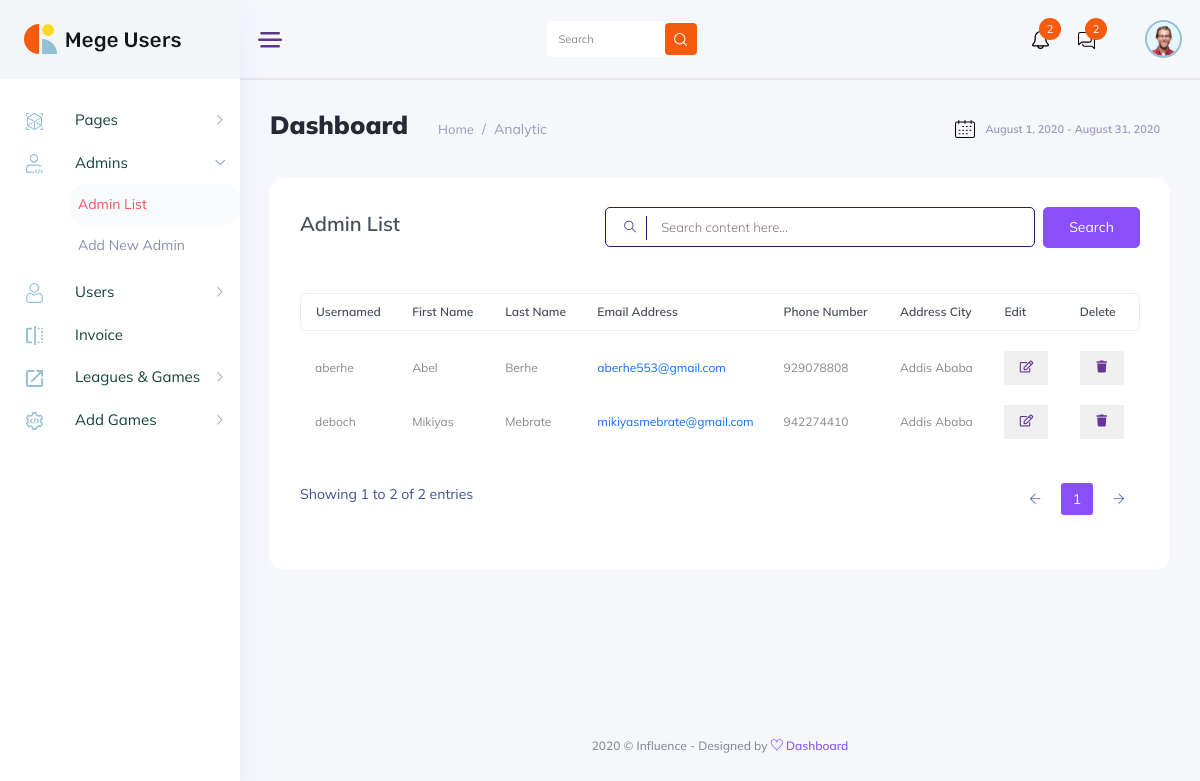
/adminList/, run on the app's committed database.
### Admin/models.py (models this page shows, shortened)
class MainAdmin(models.Model):
    user_name = models.CharField(max_length=20, null=True, blank=False)
    first_name = models.CharField(max_length=20)
    last_name = models.CharField(max_length=20)
    email = models.EmailField(null=True, blank=False)
    password = models.CharField(max_length=15, null=True, blank=False)
    phone_number = models.PositiveIntegerField()
    address_city = models.CharField(max_length=30)
    address_country = models.CharField(max_length=30)

### Admin/views.py (the view)
# urls.py: path('adminList/', views.adminList, name='adminList'),
def adminList(request):
    context = {
        'admin_list' : MainAdmin.objects.all()
    }
    return render(request, 'admin_list.html', context)

### Admin/templates/admin_list.html (shortened to what this page needs)
{% load static %}
<!DOCTYPE html>
<html lang="zxx">
  {% include 'includes/head1.html' %}
  <body class="crm_body_bg">
    {% include 'includes/nav.html' %}
    <section class="main_content dashboard_part large_header_bg">
      {% include 'includes/content.html' %}
      <div class="main_content_iner overly_inner">
        <div class="container-fluid p-0">
          <div class="row">
            <div class="col-12">
              <div
                class="page_title_box d-flex flex-wrap align-items-center justify-content-between"
              >
                <div class="page_title_left d-flex align-items-center">
                  <h3 class="f_s_25 f_w_700 dark_text mr_30">Dashboard</h3>
                  <ol class="breadcrumb page_bradcam mb-0">
                    <li class="breadcrumb-item">
                      <a href="javascript:void(0);">Home</a>
                    </li>
                    <li class="breadcrumb-item active">Analytic</li>
                  </ol>
                </div>
                <div class="page_title_right">
                  <div class="page_date_button d-flex align-items-center">
                    <img src="{% static 'img/icon/calender_icon.svg' %}" alt />
                    August 1, 2020 - August 31, 2020
                  </div>
                </div>
              </div>
            </div>
          </div>
          <div class="row">
            <div class="col-lg-12">
              <div class="white_card card_height_100 mb_30 pt-4">
                <div class="white_card_body">
                  <div class="QA_section">
                    <div class="white_box_tittle list_header">
                      <h4>Admin List</h4>
                      <div class="box_right d-flex lms_block">
                        <div class="serach_field_2">
                          <div class="search_inner">
                            <form active="#">
                              <div class="search_field">
                                <input
                                  type="text"
                                  placeholder="Search content here..."
                                />
                              </div>
                              <button type="submit">
                                <i class="ti-search"></i>
                              </button>
                            </form>
                          </div>
                        </div>
                        <div class="add_button ms-2">
                          <a
                            href="#"
                            data-toggle="modal"
                            data-target="#addcategory"
                            class="btn_1"
                            >search</a
                          >
                        </div>
                      </div>
                    </div>
                    <div class="QA_table mb_30">
                      <table class="table lms_table_active">
                        <thead>
                          <tr>
                            <th scope="col">Usernamed</th>
                            <th scope="col">First Name</th>
                            <th scope="col">Last Name</th>
                            <th scope="col">Email Address</th>
                            <th scope="col">Phone Number</th>
                            <th scope="col">Address City</th>
                            <th scope="col">Edit</th>
                            <th scope="col">Delete</th>
                          </tr>
                        </thead>
                        <tbody>
                          {% for admin in admin_list %}
                          <tr>
                            <td>{{admin.user_name}}</td>
                            <td>{{admin.first_name}}</td>
                            <td>
                              <a>{{admin.last_name}}</a>
                            </td>
                            <td><a href="#">{{admin.email}}</a></td>
                            <td>{{admin.phone_number}}</td>
                            <td>{{admin.address_city}}</td>
                            <td><button type="submit" style="border: none;"><a href="{% url 'editAdmin' admin.id %}" class="action_btn"><i class="far fa-edit"></i></a></button></td>
                            <td><button type="submit" style="border: none;"><a href="{% url 'deleteAdmin' admin.id %}" class="action_btn"><i class="fas fa-trash"></i></a></button></td>
                          </tr>
                          {% endfor %}
                        </tbody>
                      </table>
                    </div>
                  </div>
                </div>
              </div>
            </div>
          </div>
        </div>
      </div>
      <div class="footer_part">
        <div class="container-fluid">
          <div class="row">
            <div class="col-lg-12">
              <div class="footer_iner text-center">
                <p>
                  2020 © Influence - Designed by
                  <a href="#"> <i class="ti-heart"></i> </a
                  ><a href="#"> Dashboard</a>
                </p>
              </div>
            </div>
          </div>
        </div>
      </div>
    </section>
  </body>
</html>

### data on the page
MainAdmin: user_name "deboch", first_name "Mikiyas", last_name "Mebrate", email "mikiyasmebrate@gmail.com", phone_number "942274410", address_city "Addis Ababa"
MainAdmin: user_name "aberhe", first_name "Abel", last_name "Berhe", email "aberhe553@gmail.com", phone_number "929078808", address_city "Addis Ababa"
